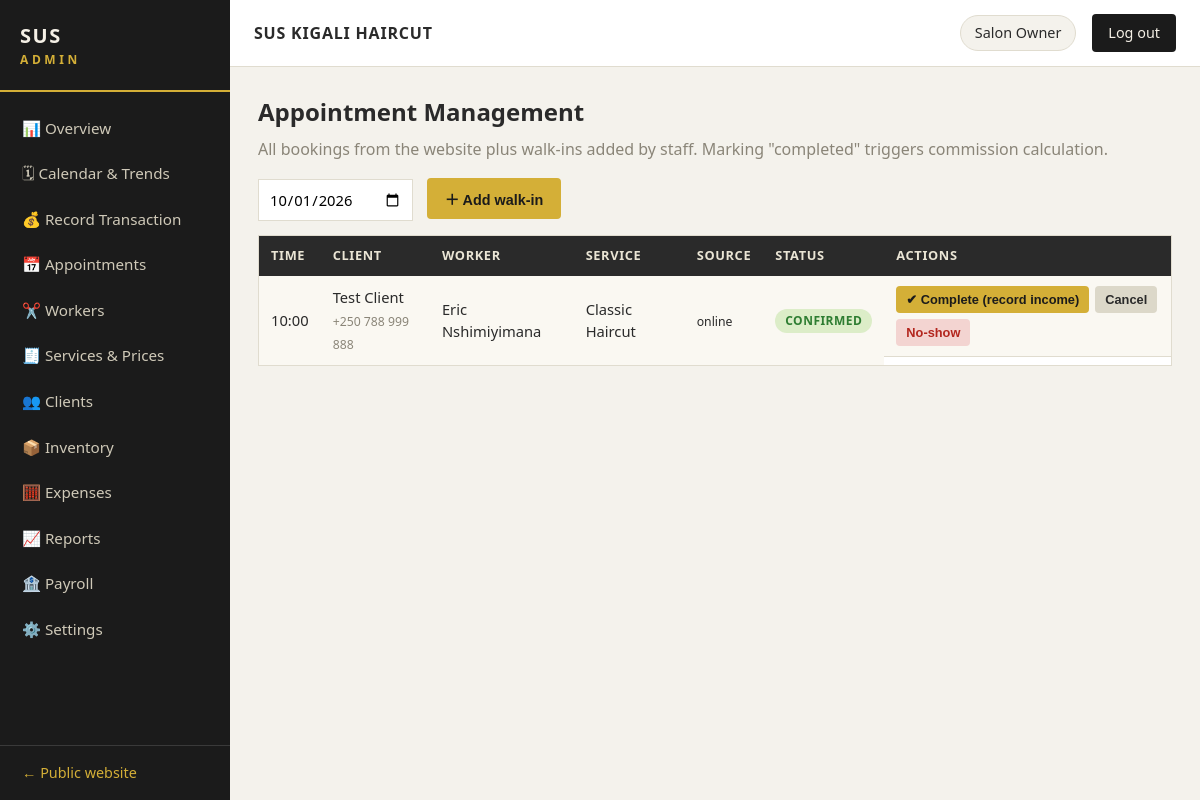
The app's page /admin/appointments (signed in) with its own data.
### sus/models.py (models this page shows, shortened)
class Setting(db.Model):
    __tablename__ = "settings"
    key = db.Column(db.String(60), primary_key=True)
    value = db.Column(db.String(255), nullable=False)
    @staticmethod
    def get(key, default=None):
        s = Setting.query.get(key)
        return s.value if s else default

class User(db.Model):
    __tablename__ = "users"
    id = db.Column(db.Integer, primary_key=True)
    name = db.Column(db.String(120), nullable=False)
    phone = db.Column(db.String(30))
    email = db.Column(db.String(120), unique=True)
    role = db.Column(db.String(20), nullable=False, default="worker")  # super_admin / manager / worker
    password_hash = db.Column(db.String(255), nullable=False)
    status = db.Column(db.String(20), nullable=False, default="active")
    worker = db.relationship("Worker", backref="user", uselist=False)

class Appointment(db.Model):
    __tablename__ = "appointments"
    id = db.Column(db.Integer, primary_key=True)
    client_id = db.Column(db.Integer, db.ForeignKey("clients.id"), nullable=False)
    worker_id = db.Column(db.Integer, db.ForeignKey("workers.id"), nullable=False)
    service_id = db.Column(db.Integer, db.ForeignKey("services.id"), nullable=False)
    date = db.Column(db.String(10), nullable=False)  # YYYY-MM-DD
    time = db.Column(db.String(5), nullable=False)   # HH:MM
    status = db.Column(db.String(20), nullable=False, default="pending")
    source = db.Column(db.String(20), nullable=False, default="online")  # online / walk_in
    notes = db.Column(db.String(255))
    created_at = db.Column(db.DateTime, default=datetime.utcnow)
    client = db.relationship("Client")
    worker = db.relationship("Worker")
    service = db.relationship("Service")

class Client(db.Model):
    __tablename__ = "clients"
    id = db.Column(db.Integer, primary_key=True)
    name = db.Column(db.String(120), nullable=False)
    phone = db.Column(db.String(30), nullable=False)
    email = db.Column(db.String(120))
    preferred_worker_id = db.Column(db.Integer, db.ForeignKey("workers.id"))
    visit_count = db.Column(db.Integer, nullable=False, default=0)
    total_spent = db.Column(db.Integer, nullable=False, default=0)
    loyalty_points = db.Column(db.Integer, nullable=False, default=0)
    notes = db.Column(db.String(255))
    created_at = db.Column(db.DateTime, default=datetime.utcnow)

class Worker(db.Model):
    __tablename__ = "workers"
    id = db.Column(db.Integer, primary_key=True)
    user_id = db.Column(db.Integer, db.ForeignKey("users.id"))
    full_name = db.Column(db.String(120), nullable=False)
    phone = db.Column(db.String(30))
    photo = db.Column(db.String(255))  # path/URL, optional
    category = db.Column(db.String(40), nullable=False, default="Barber")
    specialty = db.Column(db.String(120))
    commission_rate = db.Column(db.Float)  # percent; None -> use shop default
    pay_type = db.Column(db.String(20), nullable=False, default="commission")
    base_salary = db.Column(db.Integer, default=0)  # for fixed / hybrid
    date_joined = db.Column(db.String(10), default=lambda: date.today().isoformat())
    status = db.Column(db.String(20), nullable=False, default="active")

class Service(db.Model):
    __tablename__ = "services"
    id = db.Column(db.Integer, primary_key=True)
    name = db.Column(db.String(120), nullable=False)
    description = db.Column(db.String(255))
    price = db.Column(db.Integer, nullable=False)  # RWF
    duration_minutes = db.Column(db.Integer, nullable=False, default=30)
    category = db.Column(db.String(40), nullable=False, default="Barber")
    active = db.Column(db.Boolean, nullable=False, default=True)

### sus/admin.py (the view)
@admin_bp.route("/appointments")
@role_required("super_admin", "manager")
def appointments():
    d = request.args.get("date") or date.today().isoformat()
    appts = Appointment.query.filter_by(date=d).order_by(Appointment.time).all()
    return render_template("admin/appointments.html", appts=appts, date=d,
                           workers=Worker.query.filter_by(status="active").all(),
                           services=Service.query.filter_by(active=True).all(),
                           clients=Client.query.order_by(Client.name).all())

### sus/__init__.py (called while the page is built)
def create_app(config_class=Config):
    app = Flask(__name__)
    app.config.from_object(config_class)
    db.init_app(app)
    from .public import public_bp
    from .admin import admin_bp
    from .api import api_bp
    app.register_blueprint(public_bp)
    app.register_blueprint(admin_bp)
    app.register_blueprint(api_bp)
    @app.template_filter("rwf")
    def rwf(value):
        try:
            return f"{int(value):,} RWF"
        except (TypeError, ValueError):
            return value
    @app.context_processor
    def inject_user():
        from .auth import current_user
        u = current_user()
        return {"current_user_name": u.name if u else ""}
    return app

### sus/auth.py (called while the page is built)
def current_user():
    uid = session.get("user_id")
    return User.query.get(uid) if uid else None

def role_required(*roles):
    def decorator(f):
        @wraps(f)
        def wrapper(*args, **kwargs):
            u = current_user()
            if not u:
                return redirect(url_for("admin.login", next=request.path))
            if u.role not in roles:
                return "Forbidden — you do not have permission to view this page.", 403
            return f(*args, **kwargs)
        return wrapper
    return decorator

### sus/public.py (called while the page is built)
def shop():
    return {
        "name": Setting.get("shop_name", "SUS KIGALI HAIRCUT"),
        "tagline": Setting.get("tagline", ""),
        "phone": Setting.get("phone", ""),
        "whatsapp": Setting.get("whatsapp", ""),
        "address": Setting.get("address", ""),
        "hours": Setting.get("hours", ""),
    }

@public_bp.app_context_processor
def inject_shop():
    return {"shop": shop()}

### sus/templates/admin/appointments.html (shortened to what this page needs)
{% extends "admin/base_admin.html" %}
{% block content %}
<h1>Appointment Management</h1>
<p class="muted">All bookings from the website plus walk-ins added by staff. Marking "completed" triggers commission calculation.</p>
<div class="toolbar">
  <form method="get" class="inline-form">
    <input type="date" name="date" value="{{ date }}" onchange="this.form.submit()">
  </form>
  <button class="btn-gold" onclick="toggleForm('appt-form')">＋ Add walk-in</button>
</div>
<table>
  <tr><th>Time</th><th>Client</th><th>Worker</th><th>Service</th><th>Source</th><th>Status</th><th>Actions</th></tr>
  {% for a in appts %}
  <tr>
    <td>{{ a.time }}</td>
    <td>{{ a.client.name }}<br><small class="muted">{{ a.client.phone }}</small></td>
    <td>{{ a.worker.full_name }}</td>
    <td>{{ a.service.name }}</td>
    <td><small>{{ a.source }}</small></td>
    <td><span class="badge {{ a.status }}">{{ a.status }}</span></td>
    <td class="actions">
      {% if a.status in ('pending', 'confirmed') %}
      <form method="post" action="{{ url_for('admin.appointment_status', aid=a.id) }}" class="inline">
        <button class="btn-sm gold">✔ Complete (record income)</button>
      </form>
      <form method="post" action="{{ url_for('admin.appointment_status', aid=a.id) }}" class="inline">
        <button class="btn-sm">Cancel</button>
      </form>
      <form method="post" action="{{ url_for('admin.appointment_status', aid=a.id) }}" class="inline">
        <button class="btn-sm danger">No-show</button>
      </form>
      {% else %}
      <small class="muted">—</small>
      {% endif %}
    </td>
  </tr>
  {% else %}<tr><td colspan="7">No appointments on this date.</td></tr>{% endfor %}
</table>
{% endblock %}

### sus/templates/admin/base_admin.html (shortened to what this page needs)
<!DOCTYPE html>
<html lang="en">
<head>
  <link rel="stylesheet" href="{{ url_for('static', filename='css/admin.css') }}">
</head>
<body class="admin-body">
  <aside class="sidebar" id="sidebar">
    <div class="sidebar-brand">SUS <span>ADMIN</span></div>
    <nav>
      {% set role = session.get('role') %}
      {% if role == 'super_admin' or role == 'manager' %}
      <a href="{{ url_for('admin.overview') }}">📊 Overview</a>
      <a href="{{ url_for('admin.calendar_view') }}">🗓 Calendar & Trends</a>
      <a href="{{ url_for('admin.transactions') }}">💰 Record Transaction</a>
      <a href="{{ url_for('admin.appointments') }}">📅 Appointments</a>
      <a href="{{ url_for('admin.workers') }}">✂️ Workers</a>
      <a href="{{ url_for('admin.services') }}">🧾 Services & Prices</a>
      <a href="{{ url_for('admin.clients') }}">👥 Clients</a>
      <a href="{{ url_for('admin.inventory') }}">📦 Inventory</a>
      <a href="{{ url_for('admin.expenses') }}">🧮 Expenses</a>
      <a href="{{ url_for('admin.reports') }}">📈 Reports</a>
      {% endif %}
      {% if role == 'super_admin' %}
      <a href="{{ url_for('admin.payroll') }}">🏦 Payroll</a>
      <a href="{{ url_for('admin.settings') }}">⚙️ Settings</a>
      {% endif %}
    </nav>
    <a class="sidebar-bottom" href="{{ url_for('public.home') }}">← Public website</a>
  </aside>
  <div class="admin-main">
    <header class="admin-topbar">
      <span class="shop-name">{{ shop.name if shop else 'SUS KIGALI HAIRCUT' }}</span>
      <span class="user-chip">{{ current_user_name }}</span>
      <a class="btn-logout" href="{{ url_for('admin.logout') }}">Log out</a>
    </header>
    <div class="admin-content">
      {% block content %}{% endblock %}
    </div>
  </div>
</body>
</html>

### sus/static/css/admin.css (style rules this page uses)
:root { --dark: #1b1b1b; --dark2: #2a2a2a; --gold: #d4af37; --gold-soft: #e8c96a; --bg: #f4f2ec; --panel: #ffffff; --ink: #2a2a2a; --muted: #8a8578; --line: #e0dccf; --green: #2e7d32; --red: #b3261e; --amber: #b58100; }
* { margin: 0; padding: 0; box-sizing: border-box; }
body.admin-body { font-family: "Segoe UI", Arial, sans-serif; background: var(--bg); color: var(--ink); line-height: 1.55; }
.sidebar { position: fixed; top: 0; bottom: 0; left: 0; width: 230px; background: var(--dark); overflow-y: auto; z-index: 50; display: flex; flex-direction: column; }
.sidebar-brand { padding: 20px; font-size: 1.25rem; font-weight: bold; letter-spacing: .08em; color: var(--cream, #f5f0e6); border-bottom: 2px solid var(--gold); }
.sidebar-brand span { color: var(--gold); font-size: .75rem; letter-spacing: .3em; display: block; }
.sidebar nav { display: flex; flex-direction: column; padding: 14px 0; flex: 1; }
.sidebar nav a { padding: 11px 22px; color: #cfc9b8; font-size: .95rem; text-decoration: none; }
.sidebar-bottom { padding: 16px 22px; color: var(--gold); border-top: 1px solid #3a3a3a; text-decoration: none; font-size: .9rem; }
.admin-main { margin-left: 230px; min-height: 100vh; display: flex; flex-direction: column; }
.admin-topbar { display: flex; align-items: center; gap: 16px; padding: 14px 24px; background: var(--panel); border-bottom: 1px solid var(--line); position: sticky; top: 0; z-index: 40; }
.admin-topbar .shop-name { font-weight: bold; letter-spacing: .05em; }
.user-chip { background: var(--bg); border: 1px solid var(--line); padding: 6px 14px; border-radius: 999px; font-size: .9rem; }
.btn-logout { background: var(--dark); color: var(--cream, #f5f0e6); padding: 8px 16px; text-decoration: none; font-size: .9rem; border-radius: 4px; }
.admin-content { padding: 26px 28px; max-width: 1200px; width: 100%; }
.admin-content h1 { font-size: 1.5rem; margin-bottom: 6px; }
table { width: 100%; border-collapse: collapse; background: var(--panel); border: 1px solid var(--line); margin: 12px 0 24px; font-size: .92rem; }
th { text-align: left; background: var(--dark2); color: #eae5d5; padding: 10px 12px; font-size: .8rem; text-transform: uppercase; letter-spacing: .05em; }
td { padding: 10px 12px; border-bottom: 1px solid var(--line); vertical-align: middle; }
tr:nth-child(even) td { background: #faf8f2; }
td.actions { display: flex; flex-wrap: wrap; gap: 6px; }
td.actions form { display: inline; }
input, select, textarea { display: block; width: 100%; margin-top: 4px; padding: 9px 10px; border: 1px solid var(--line); background: #fff; font-family: inherit; font-size: .92rem; }
.inline-form { display: flex; flex-wrap: wrap; gap: 14px; align-items: end; }
.inline-form input, .inline-form select { width: auto; min-width: 150px; }
.inline-form input[type="date"], .inline-form input[type="number"] { min-width: 150px; }
.inline { display: inline; }
.toolbar { display: flex; gap: 14px; align-items: center; margin: 14px 0; flex-wrap: wrap; }
button, .btn-gold { background: var(--gold); color: var(--dark); border: none; padding: 10px 18px; font-weight: bold; font-size: .9rem; cursor: pointer; border-radius: 4px; text-decoration: none; display: inline-block; }
.btn-sm { padding: 6px 10px; font-size: .8rem; background: #dcd8c9; color: var(--ink); border-radius: 4px; cursor: pointer; }
.btn-sm.gold { background: var(--gold); color: var(--dark); }
.btn-sm.danger { background: #f3d4d1; color: var(--red); }
.badge { display: inline-block; padding: 3px 10px; border-radius: 999px; font-size: .75rem; font-weight: bold; text-transform: uppercase; letter-spacing: .04em; }
.badge.confirmed { background: #dcedc8; color: var(--green); }
a { color: var(--dark2); }
.muted { color: var(--muted); }

### records on screen
Setting: value "SUS KIGALI HAIRCUT"
User: name "Salon Owner"
Appointment: time "10:00", client.name "Test Client", client.phone "+250 788 999 888", worker.full_name "Eric Nshimiyimana", service.name "Classic Haircut", source "online", status "CONFIRMED"
